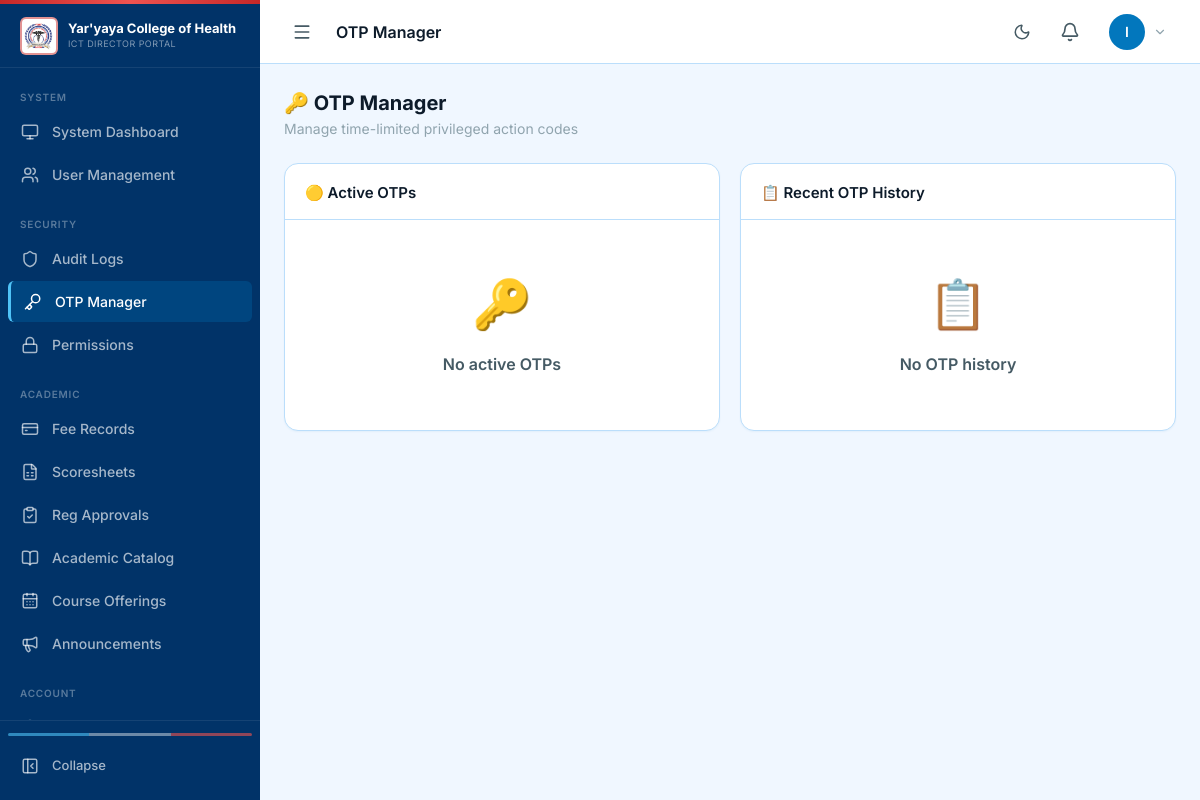
Before: /otp-manager/ (signed in) with the older database file.
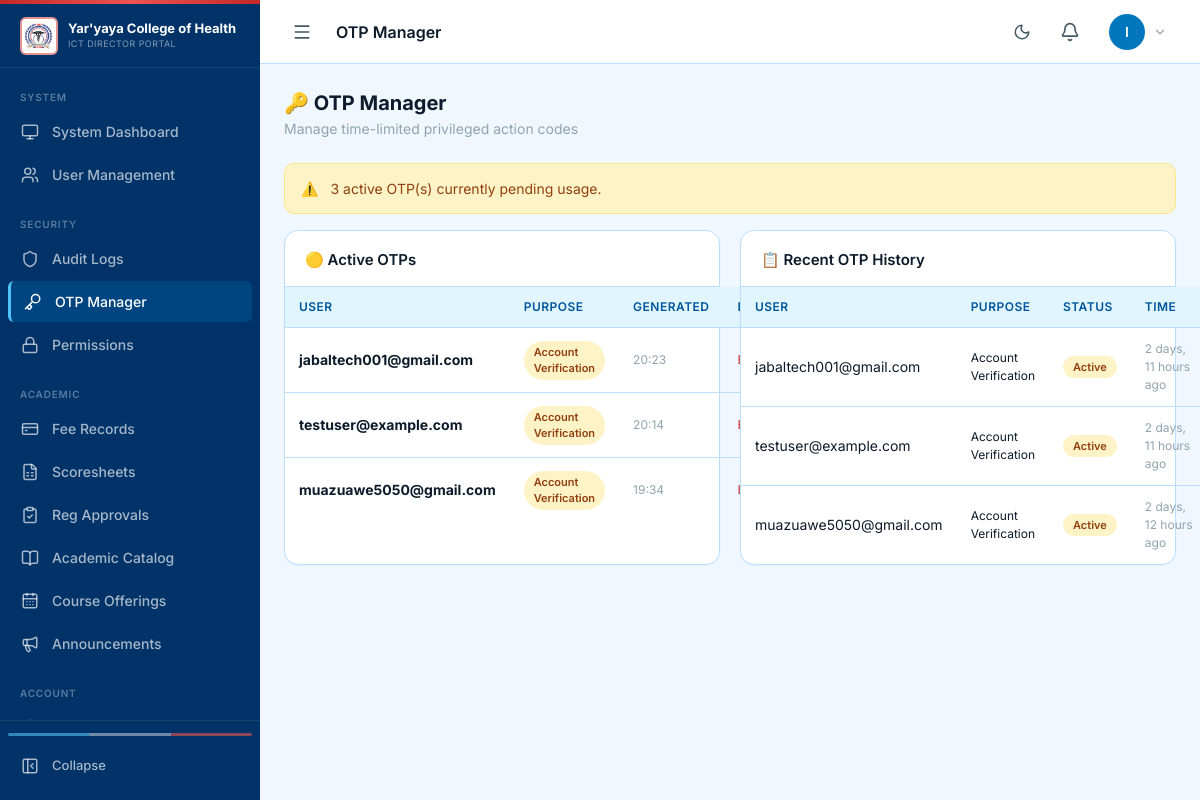
After: the same page with the newer database file.
### accounts/models.py (models this page shows, shortened)
class User(AbstractUser):
    ROLE_CHOICES = [
        ('student', 'Student'),
        ('applicant', 'Applicant'),
        ('lecturer', 'Lecturer'),
        ('practical_master', 'Practical Master'),
        ('hod', 'Head of Department'),
        ('hod_coordinator', 'HOD Coordinator'),
        ('dean_students_affairs', 'Dean of Students Affairs'),
        ('deputy_dean_students_affairs', 'Deputy Dean of Students Affairs'),
        ('academic_secretary', 'Academic Secretary'),
        ('provost', 'Provost'),
        ('registrar', 'Registrar'),
        ('deputy_registrar', 'Deputy Registrar'),
        ('exams_officer', 'Exams & Records Officer'),
        ('admin_officer', 'Admin Officer'),
        ('bursary', 'Bursar'),
        ('liaison_officer', 'Liaison Officer'),
        ('hostel_admin', 'Hostel Administrator'),
        ('ict_director', 'ICT Director'),
        ('director', 'Director'),
    ]
    ROLE_BADGE_COLORS = {
        'student': 'blue',
        'applicant': 'cyan',
        'lecturer': 'teal',
        'practical_master': 'emerald',
        'hod': 'indigo',
        'hod_coordinator': 'violet',
        'dean_students_affairs': 'red',
        'deputy_dean_students_affairs': 'pink',
        'academic_secretary': 'amber',
        'provost': 'orange',
        'registrar': 'green',
        'deputy_registrar': 'lime',
        'exams_officer': 'purple',
        'admin_officer': 'sky',
        'bursary': 'yellow',
        'liaison_officer': 'cyan',
        'hostel_admin': 'orange',
        'ict_director': 'slate',
        'director': 'black',
    }
    username = models.CharField(
        _('username'),
        max_length=50,
        unique=True,
        help_text=_('Required. 50 characters or fewer. Matric number for students.'),
        validators=[],  # Remove default validator to allow matric number format
        error_messages={
            'unique': _("A user with that username already exists."),
        },
    )
    role = models.CharField(
        max_length=30,
        choices=ROLE_CHOICES,
        default='student',
        help_text="User role in the system"
    )
    must_change_password = models.BooleanField(
        default=False,
        help_text="Force user to change password on next login"
    )
    failed_login_attempts = models.PositiveIntegerField(default=0)
    account_locked_until = models.DateTimeField(null=True, blank=True)
    last_login_ip = models.GenericIPAddressField(null=True, blank=True)
    phone_regex = RegexValidator(
        regex=r'^\+?1?\d{9,15}$',
        message="Phone number must be entered in the format: '+999999999'. Up to 15 digits allowed."
    )
    phone_number = models.CharField(
        validators=[phone_regex],
        max_length=17,
        blank=True,
        help_text="Phone number in international format"
    )
    GENDER_CHOICES = [
        ('male', 'Male'),
        ('female', 'Female'),
        ('other', 'Other'),
    ]
    gender = models.CharField(
        max_length=10,
        choices=GENDER_CHOICES,
        blank=True,
        null=True
    )
    date_of_birth = models.DateField(null=True, blank=True)
    address = models.TextField(blank=True)
    profile_picture = models.ImageField(
        upload_to='profile_pictures/',
        null=True,
        blank=True
    )
    is_otp_verified = models.BooleanField(default=False)
    otp_secret = models.CharField(max_length=32, blank=True, null=True)
    two_fa_enabled = models.BooleanField(default=False)
    THEME_CHOICES = [('light', 'Light'), ('dark', 'Dark')]
    theme_preference = models.CharField(
        max_length=10, choices=THEME_CHOICES, default='light'
    )
    created_at = models.DateTimeField(auto_now_add=True)
    updated_at = models.DateTimeField(auto_now=True)
    class Meta:
        verbose_name = 'User'
        verbose_name_plural = 'Users'
    def get_role_display(self):
        return dict(self.ROLE_CHOICES).get(self.role, self.role)
    def get_role_badge_color(self):
        return self.ROLE_BADGE_COLORS.get(self.role, 'gray')
    @property
    def is_locked(self):
        if self.account_locked_until and self.account_locked_until > timezone.now():
            return True
        return False

### ict_director/models.py (models this page shows, shortened)
class OTPRecord(models.Model):
    user = models.ForeignKey(User, on_delete=models.CASCADE, related_name='otp_records')
    otp_code = models.CharField(max_length=6)
    PURPOSE_CHOICES = [
        ('login', 'Login'),
        ('password_reset', 'Password Reset'),
        ('verification', 'Account Verification'),
        ('transaction', 'Transaction Verification'),
    ]
    purpose = models.CharField(max_length=20, choices=PURPOSE_CHOICES, default='login')
    STATUS_CHOICES = [
        ('generated', 'Generated'),
        ('used', 'Used'),
        ('expired', 'Expired'),
        ('failed', 'Failed'),
    ]
    status = models.CharField(max_length=20, choices=STATUS_CHOICES, default='generated')
    generated_at = models.DateTimeField(auto_now_add=True)
    used_at = models.DateTimeField(null=True, blank=True)
    expires_at = models.DateTimeField()
    ip_address = models.GenericIPAddressField(null=True, blank=True)
    user_agent = models.TextField(blank=True)
    class Meta:
        ordering = ['-generated_at']
        indexes = [
            models.Index(fields=['user', 'status']),
            models.Index(fields=['expires_at']),
        ]
    def is_expired(self):
        from django.utils import timezone
        return timezone.now() > self.expires_at

### portal/views.py (the view, shortened to what this page needs)
# urls.py: path('otp-manager/', views.otp_manager_view, name='otp_manager'),
@login_required_portal
@role_required('ict_director')
def otp_manager_view(request):
    pending_otps = OTPRecord.objects.filter(
        status='generated'
    ).select_related('user').order_by('-generated_at')
    recent_otps = OTPRecord.objects.select_related('user').order_by('-generated_at')[:20]
    return render(request, 'ict/otp_manager.html', {
        'pending_otps': pending_otps,
        'recent_otps': recent_otps,
        'page_title': 'OTP Manager',
    })

### templates/ict/otp_manager.html (shortened to what this page needs)
{% extends "base.html" %}
{% block content %}
<div class="flex-between mb-6">
  <div><h2 style="font-size:20px;font-weight:700;">🔑 OTP Manager</h2><p style="color:var(--text-muted);font-size:14px;">Manage time-limited privileged action codes</p></div>
</div>
{% if pending_otps %}
<div class="alert alert-warning mb-4"><span>⚠️</span><span>{{ pending_otps|length }} active OTP(s) currently pending usage.</span></div>
{% endif %}
<div class="grid-cols-2">
  <div class="card">
    <div class="card-header"><span class="card-title">🟡 Active OTPs</span></div>
    <div class="card-body" style="padding:0;">
      {% if pending_otps %}
      <table>
        <thead><tr><th>User</th><th>Purpose</th><th>Generated</th><th>Expires</th><th>Action</th></tr></thead>
        <tbody>
          {% for otp in pending_otps %}
          <tr>
            <td><strong>{{ otp.user.username }}</strong></td>
            <td><span class="badge badge-warning">{{ otp.get_purpose_display }}</span></td>
            <td style="font-size:12px;color:var(--text-muted);">{{ otp.generated_at|date:"H:i" }}</td>
            <td style="font-size:12px;{% if otp.is_expired %}color:var(--color-danger);{% else %}color:var(--color-success);{% endif %}">
            </td>
            <td>
              <form method="post" style="display:inline;">
                <button type="submit" class="btn btn-danger btn-sm" onclick="return confirm('Invalidate this OTP?')">Invalidate</button>
              </form>
            </td>
          </tr>
          {% endfor %}
        </tbody>
      </table>
      {% else %}<div class="empty-state"><div class="empty-state-icon">🔑</div><div class="empty-state-title">No active OTPs</div></div>{% endif %}
    </div>
  </div>
  <div class="card">
    <div class="card-header"><span class="card-title">📋 Recent OTP History</span></div>
    <div class="card-body" style="padding:0;">
      {% if recent_otps %}
      <table>
        <thead><tr><th>User</th><th>Purpose</th><th>Status</th><th>Time</th></tr></thead>
        <tbody>
          {% for otp in recent_otps %}
          <tr>
            <td>{{ otp.user.username }}</td>
            <td style="font-size:12px;">{{ otp.get_purpose_display }}</td>
            <td>
              {% if otp.status == 'used' %}<span class="badge badge-success">Used</span>
              {% elif otp.status == 'expired' %}<span class="badge badge-danger">Expired</span>
              {% else %}<span class="badge badge-warning">Active</span>{% endif %}
            </td>
            <td style="font-size:12px;color:var(--text-muted);">{{ otp.generated_at|timesince }} ago</td>
          </tr>
          {% endfor %}
        </tbody>
      </table>
      {% else %}<div class="empty-state"><div class="empty-state-icon">📋</div><div class="empty-state-title">No OTP history</div></div>{% endif %}
    </div>
  </div>
</div>
{% endblock %}

### templates/base.html (shortened to what this page needs)
<!DOCTYPE html>
<html lang="en" data-theme="{{ user_theme|default:'light' }}">
<head>
  <script src="https://cdn.tailwindcss.com"></script>
  <link rel="stylesheet" href="https://cdnjs.cloudflare.com/ajax/libs/font-awesome/6.4.0/css/all.min.css">
  {% load static %}
  <link rel="stylesheet" href="{% static 'css/portal.css' %}">
</head>
<body>
<aside class="sidebar" id="sidebar">
  <div class="sidebar-logo" style="gap:10px; justify-content:space-between;">
    <div style="display:flex;align-items:center;gap:10px;min-width:0;">
      <img src="{% static 'img/logo.png' %}" alt="College Logo"
           style="width:38px;height:38px;border-radius:6px;object-fit:contain;background:white;padding:2px;border:2px solid rgba(198,40,40,0.5);flex-shrink:0;">
      <div style="overflow:hidden;">
        <span class="sidebar-logo-text" style="font-size:13px;line-height:1.2;display:block;">{{ college_name|truncatechars:28 }}</span>
        <span class="sidebar-logo-text" style="font-size:9px;opacity:0.5;font-weight:400;letter-spacing:.05em;display:block;">
          {% if user.role == 'student' %}STUDENT PORTAL{% else %}{{ user_role_display|upper }} PORTAL{% endif %}
        </span>
      </div>
    </div>
  </div>
  <nav class="sidebar-nav" id="sidebar-nav">
    {% block sidebar_nav %}
      {% if current_sidebar %}
        {% include current_sidebar %}
      {% endif %}
    {% endblock %}
  </nav>
  <div class="sidebar-footer">
    <div style="display:flex;height:3px;border-radius:999px;overflow:hidden;margin-bottom:10px;opacity:0.6;">
      <div style="flex:1;background:#4FC3F7;"></div>
      <div style="flex:1;background:rgba(255,255,255,0.7);"></div>
      <div style="flex:1;background:#EF5350;"></div>
    </div>
    <button class="nav-item w-full" id="sidebar-toggle-btn" title="Toggle sidebar">
      <span class="nav-icon"><i data-lucide="panel-left-close" style="width:18px;height:18px;"></i></span>
      <span class="nav-label" style="font-size:13px;">Collapse</span>
    </button>
  </div>
</aside>
<div class="main-wrap" id="main-wrap">
  <nav class="navbar">
    <div class="navbar-left">
      <button class="hamburger-btn" id="mobile-menu-btn" aria-label="Open menu">
        <i data-lucide="menu" style="width:20px;height:20px;"></i>
      </button>
      <h1 class="page-title">{% block page_heading %}{{ page_title|default:"Dashboard" }}{% endblock %}</h1>
    </div>
    <div class="navbar-right">
      <button class="hamburger-btn" id="theme-toggle-btn" title="Toggle dark mode">
        <i data-lucide="moon" style="width:18px;height:18px;" id="theme-icon-moon"></i>
      </button>
      <div class="profile-dropdown" style="position:relative;">
        <button class="notif-btn" id="notif-btn" aria-label="Notifications">
          <i data-lucide="bell" style="width:20px;height:20px;"></i>
        </button>
      </div>
      <div class="profile-dropdown">
        <button class="flex items-center gap-2 btn-ghost btn" id="profile-btn" style="padding:4px 8px;">
          <div class="avatar">{{ user.first_name|first|default:user.username|first|upper }}</div>
          <i data-lucide="chevron-down" style="width:14px;height:14px; color:var(--text-muted);"></i>
        </button>
      </div>
    </div>
  </nav>
  <main class="main-content">
    {% block content %}{% endblock %}
  </main>
</div>
</body>
</html>

### templates/partials/sidebar_ict.html (shortened to what this page needs)
{% with request.resolver_match.url_name as url_name %}
<div class="sidebar-section-label">System</div>
<a href="{% url 'portal:dashboard' %}" class="nav-item {% if url_name == 'dashboard' %}active{% endif %}">
  <span class="nav-icon"><i data-lucide="monitor" style="width:18px;height:18px;"></i></span>
  <span class="nav-label">System Dashboard</span><span class="nav-tooltip">System Dashboard</span>
</a>
<a href="{% url 'portal:user_management' %}" class="nav-item {% if url_name == 'user_management' %}active{% endif %}">
  <span class="nav-icon"><i data-lucide="users" style="width:18px;height:18px;"></i></span>
  <span class="nav-label">User Management</span><span class="nav-tooltip">User Management</span>
</a>
<div class="sidebar-section-label" style="margin-top:12px;">Security</div>
<a href="{% url 'portal:audit_logs' %}" class="nav-item {% if url_name == 'audit_logs' %}active{% endif %}">
  <span class="nav-icon"><i data-lucide="shield" style="width:18px;height:18px;"></i></span>
  <span class="nav-label">Audit Logs</span><span class="nav-tooltip">Audit Logs</span>
</a>
<a href="{% url 'portal:otp_manager' %}" class="nav-item {% if url_name == 'otp_manager' %}active{% endif %}">
  <span class="nav-icon"><i data-lucide="key" style="width:18px;height:18px;"></i></span>
  <span class="nav-label">OTP Manager</span><span class="nav-tooltip">OTP Manager</span>
</a>
<a href="{% url 'portal:general_permissions' %}" class="nav-item {% if url_name == 'general_permissions' %}active{% endif %}">
  <span class="nav-icon"><i data-lucide="lock" style="width:18px;height:18px;"></i></span>
  <span class="nav-label">Permissions</span><span class="nav-tooltip">Permissions</span>
</a>
<div class="sidebar-section-label" style="margin-top:12px;">Academic</div>
<a href="{% url 'portal:fee_management' %}" class="nav-item {% if url_name == 'fee_management' %}active{% endif %}">
  <span class="nav-icon"><i data-lucide="credit-card" style="width:18px;height:18px;"></i></span>
  <span class="nav-label">Fee Records</span><span class="nav-tooltip">Fee Records</span>
</a>
<a href="{% url 'portal:scoresheet' %}" class="nav-item {% if url_name == 'scoresheet' %}active{% endif %}">
  <span class="nav-icon"><i data-lucide="file-spreadsheet" style="width:18px;height:18px;"></i></span>
  <span class="nav-label">Scoresheets</span><span class="nav-tooltip">Scoresheets</span>
</a>
<a href="{% url 'portal:registration_approvals' %}" class="nav-item {% if url_name == 'registration_approvals' %}active{% endif %}">
  <span class="nav-icon"><i data-lucide="clipboard-check" style="width:18px;height:18px;"></i></span>
  <span class="nav-label">Reg Approvals</span><span class="nav-tooltip">Reg Approvals</span>
</a>
<a href="{% url 'portal:manage_courses' %}" class="nav-item {% if url_name == 'manage_courses' %}active{% endif %}">
  <span class="nav-icon"><i data-lucide="book-open" style="width:18px;height:18px;"></i></span>
  <span class="nav-label">Academic Catalog</span><span class="nav-tooltip">Academic Catalog</span>
</a>
<a href="{% url 'portal:manage_offerings' %}" class="nav-item {% if url_name == 'manage_offerings' %}active{% endif %}">
  <span class="nav-icon"><i data-lucide="calendar-days" style="width:18px;height:18px;"></i></span>
  <span class="nav-label">Course Offerings</span><span class="nav-tooltip">Course Offerings</span>
</a>
<a href="{% url 'portal:announcements' %}" class="nav-item {% if url_name == 'announcements' %}active{% endif %}">
  <span class="nav-icon"><i data-lucide="megaphone" style="width:18px;height:18px;"></i></span>
  <span class="nav-label">Announcements</span><span class="nav-tooltip">Announcements</span>
</a>
<div class="sidebar-section-label" style="margin-top:12px;">Account</div>
<a href="{% url 'portal:profile' %}" class="nav-item {% if url_name == 'profile' %}active{% endif %}">
  <span class="nav-icon"><i data-lucide="user-circle" style="width:18px;height:18px;"></i></span>
  <span class="nav-label">My Profile</span><span class="nav-tooltip">My Profile</span>
</a>
{% endwith %}

Changed rows visible on the page:
added OTPRecord: user.username "jabaltech001@gmail.com", purpose "Account Verification", generated_at "20:23", status "Active", generated_at "2 days, 11 hours"
added OTPRecord: user.username "testuser@example.com", purpose "Account Verification", generated_at "20:14", status "Active", generated_at "2 days, 11 hours"
added OTPRecord: user.username "muazuawe5050@gmail.com", purpose "Account Verification", generated_at "19:34", status "Active", generated_at "2 days, 12 hours"
Other visible differences:
{{ pending_otps|length }}: (not shown) → "3"
text no longer shown: "🔑 No active OTPs 📋 No OTP history"
text now shown: "⚠️ active OTP(s) currently pending usage. USER PURPOSE GENERATED USER PURPOSE STATUS TIME"
